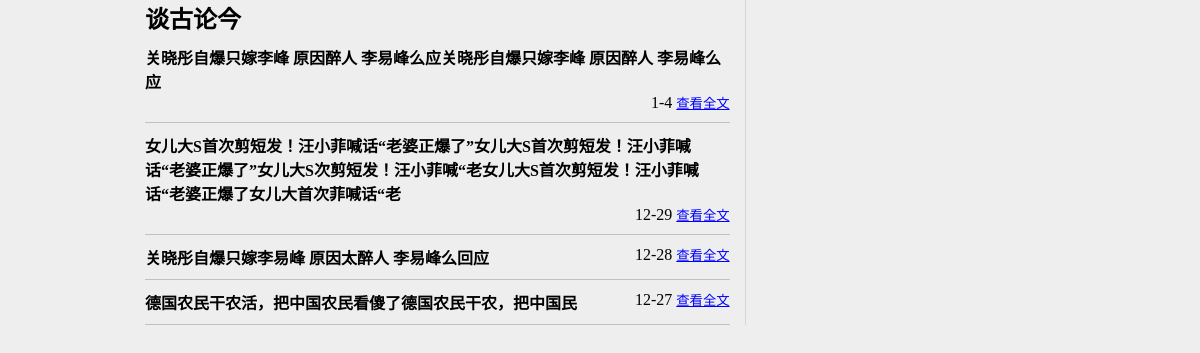
The app's page /c_tglj/ with its own data.
### ookk/models.py (models this page shows, shortened)
class Apost(models.Model):
    BBS_CHOICES=(
    ('RDHT','热点话题'),
	('TXDS','天下大势'),
	('SHZH','生活智慧'),
	('TTXS','天天向上'),
	('TGLJ','谈古论今'),
	('YLBG','娱乐八卦'),
	('JTGW','鸡汤感悟'),
	('JSXX','健身休闲'),
	('WSBB','无所不包'),
    )
    subject=models.CharField(max_length=100)
    content=models.TextField(max_length=1000)
    pimageA=models.ImageField(null=True,upload_to='pimageAs/%Y/%m/%d',height_field=None,width_field=None, max_length=100)
    pimageB=models.ImageField(null=True,upload_to='pimageBs/%Y/%m/%d',height_field=None,width_field=None, max_length=100)
    pimageC=models.ImageField(null=True,upload_to='pimageCs/%Y/%m/%d',height_field=None,width_field=None, max_length=100)
    pimageD=models.ImageField(null=True,upload_to='pimageDs/%Y/%m/%d',height_field=None,width_field=None, max_length=100)
    pimageE=models.ImageField(null=True,upload_to='pimageEs/%Y/%m/%d',height_field=None,width_field=None, max_length=100)
    select=models.BooleanField(default=False)
    bbs=models.CharField(max_length=4,choices=BBS_CHOICES,default='RDHT')
    pubdate=models.DateField(auto_now=True)
    counter=models.IntegerField(default=0)
    author=models.CharField(max_length=30,default='私人定制朋友圈/转')

### ookk/views.py (the view)
# urls.py: url(r'^c_tglj/',ookk_views.c_tglj),
def c_tglj(request):
    now=datetime.now()
    start30=now-timedelta(days=30)
    queryset=Apost.objects.filter(pubdate__gt=start30,bbs='TGLJ').order_by('-pubdate')[:30]
    return render(request,'c_tglj.html',locals())

### ookk/templates/c_tglj.html (shortened to what this page needs)
<html>
<head>
  <link rel='stylesheet' type='text/css' href='media/styles/main.css' />
</head>
<body>
  <div class='newPub'>
    <h2>谈古论今</h2>
    <div>
      {% for qs in queryset %}
        <div class="brief">
          <h4 class='briefTitle'>{{qs.subject}}</h4>
          <div class='toRight'>
            <div class='briefTime'>{{qs.pubdate|date:'n-j'}}</div>
            <form class='actions' action='/readcontent/' method='GET'>
              <input class='viewContent' type='submit' value='查看全文'>
            </form>
          </div>
        </div>
        {% endfor %}
    </div>
  </div>
</body>

### media/styles/main.css (style rules this page uses)
* { margin: 0; padding: 0; }
body { max-width: 960px; width: 100%; box-sizing: border-box; margin: 0 auto; padding: 0 25px; background: #eee; }
body:after { clear: both; display: block; content: ''; }
.newPub { width: 66%; box-sizing: border-box; float: left; border-right: 1px solid #d6d6d6; padding-right: 15px; }
.brief { border-bottom: 1px solid #c1c1c1; padding: 10px 0; }
.brief:after { content: ''; display: block; clear: both; }
.briefTitle, .briefTime, .actions { display: inline-block; }
.toRight { float: right; }
.viewContent { border: none; background: none; text-decoration: underline; color: blue; cursor: pointer; }

### records on screen
Apost: subject "关晓彤自爆只嫁李峰 原因醉人 李易峰么应关晓彤自爆只嫁李峰 原因醉人 李易峰么应", pubdate "1-4"
Apost: subject "女儿大S首次剪短发！汪小菲喊话“老婆正爆了”女儿大S首次剪短发！汪小菲喊话“老婆正爆了”女儿大S次剪短发！汪小菲喊“老女儿大S首次剪短发！汪小菲喊话“老婆正爆了女儿大首次菲喊话“老", pubdate "12-29"
Apost: subject "关晓彤自爆只嫁李易峰 原因太醉人 李易峰么回应", pubdate "12-28"
Apost: subject "德国农民干农活，把中国农民看傻了德国农民干农，把中国民", pubdate "12-27"
